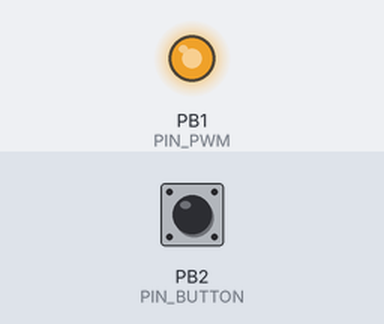
Bench run of a sketch on a simulated ATtiny85, built with avr-gcc and run on an emulated ATtiny85. Parts: output pins drawn as LEDs (lit = HIGH). Inputs (shaded band) come from the test bench; at power-on: PB2 (PIN_BUTTON) HIGH.

Above: at 1.5 s.
1.6 s: PB2 (PIN_BUTTON) pulled LOW for 0.15 s
At 2.7 s:
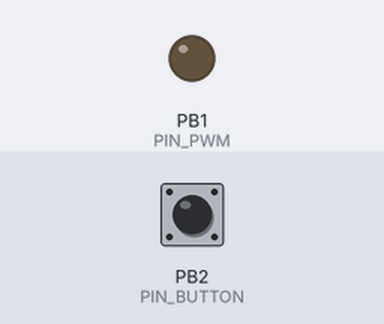
Timing chart, 0 to 13.1 s (numbered marks = the images above; inputs shaded):
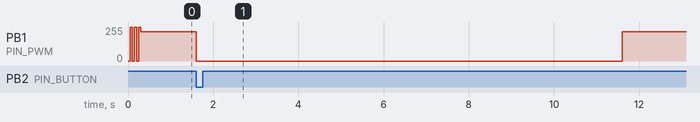

Measured:
- after the input at 1.6 s, PB1 (PIN_PWM): 220/255 → 0/255 at once, → 220/255 10.0 s later

The sketch:

server_fan_fume_hood.ino
```cpp
const int PIN_BUTTON = 2;
const int PIN_PWM = 1;
const int SPEED_LOW = 220;
const int SPEED_HIGH = 0;
const int SECOND_IN_MS = 1000;
const int HIGH_CYCLE_LENGTH_MS = 10 * SECOND_IN_MS;

//setup
/*
Input voltage 12V

Fan has four wires
Black = GND
Red   = 12V
Yellow= TICK
Green = PWM Control (Full cycle => off, NO_CYCLE/OFF => off)

Fan is connected to power
ATTINY85 VIN is connecte to 12V, Green wire from fan is connected to PIN_PWM.
Push button creates connection between PIN_BUTTON and GND
*/

void setup() {
  pinMode(PIN_BUTTON, INPUT_PULLUP);
  pinMode(PIN_PWM, OUTPUT);

  bootBlink();
}

void bootBlink(){
  for(int i = 0 ; i <= 5; i++){
    analogWrite(PIN_PWM,int(255 * (i % 2)));
    delay(50);
  }
}

void loop() {
  int buttonPressed = digitalRead(PIN_BUTTON);
  if(buttonPressed == LOW){
      analogWrite(PIN_PWM, SPEED_HIGH);
      delay(HIGH_CYCLE_LENGTH_MS);
  }else{
      analogWrite(PIN_PWM, SPEED_LOW);
  }
}
```
